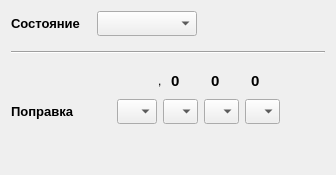
          <widget class="QWidget" name="tab_FRQMetering">
           <attribute name="title">
            <string>Частотомер</string>
           </attribute>
           <layout class="QVBoxLayout" name="verticalLayout_3">
            <item>
             <layout class="QHBoxLayout" name="horizontalLayout_11">
              <item>
               <widget class="QLabel" name="labelFrqMeteringStatus">
                <property name="minimumSize">
                 <size>
                  <width>80</width>
                  <height>25</height>
                 </size>
                </property>
                <property name="maximumSize">
                 <size>
                  <width>80</width>
                  <height>25</height>
                 </size>
                </property>
                <property name="font">
                 <font>
                  <pointsize>10</pointsize>
                  <weight>75</weight>
                  <bold>true</bold>
                 </font>
                </property>
                <property name="text">
                 <string>Состояние</string>
                </property>
               </widget>
              </item>
              <item>
               <widget class="QComboBox" name="comboBoxFrqMeteringState">
                <property name="minimumSize">
                 <size>
                  <width>100</width>
                  <height>25</height>
                 </size>
                </property>
                <property name="maximumSize">
                 <size>
                  <width>100</width>
                  <height>25</height>
                 </size>
                </property>
                <property name="font">
                 <font>
                  <pointsize>10</pointsize>
                  <weight>75</weight>
                  <bold>true</bold>
                 </font>
                </property>
               </widget>
              </item>
              <item>
               <spacer name="horizontalSpacer_10">
                <property name="orientation">
                 <enum>Qt::Horizontal</enum>
                </property>
                <property name="sizeHint" stdset="0">
                 <size>
                  <width>40</width>
                  <height>20</height>
                 </size>
                </property>
               </spacer>
              </item>
             </layout>
            </item>
            <item>
             <widget class="Line" name="line_3">
              <property name="minimumSize">
               <size>
                <width>0</width>
                <height>20</height>
               </size>
              </property>
              <property name="maximumSize">
               <size>
                <width>16777215</width>
                <height>20</height>
               </size>
              </property>
              <property name="orientation">
               <enum>Qt::Horizontal</enum>
              </property>
             </widget>
            </item>
            <item>
             <layout class="QHBoxLayout" name="horizontalLayout_18">
              <item>
               <widget class="QLabel" name="labelFrqMeteringCorrection_2">
                <property name="minimumSize">
                 <size>
                  <width>100</width>
                  <height>25</height>
                 </size>
                </property>
                <property name="maximumSize">
                 <size>
                  <width>100</width>
                  <height>25</height>
                 </size>
                </property>
                <property name="font">
                 <font>
                  <pointsize>10</pointsize>
                  <weight>75</weight>
                  <bold>true</bold>
                 </font>
                </property>
                <property name="text">
                 <string/>
                </property>
               </widget>
              </item>
              <item>
               <widget class="QLabel" name="label_28">
                <property name="minimumSize">
                 <size>
                  <width>35</width>
                  <height>25</height>
                 </size>
                </property>
                <property name="maximumSize">
                 <size>
                  <width>35</width>
                  <height>25</height>
                 </size>
                </property>
                <property name="font">
                 <font>
                  <pointsize>11</pointsize>
                  <weight>75</weight>
                  <bold>true</bold>
                 </font>
                </property>
                <property name="text">
                 <string/>
                </property>
                <property name="alignment">
                 <set>Qt::AlignCenter</set>
                </property>
               </widget>
              </item>
              <item>
               <widget class="QLabel" name="label_5">
                <property name="minimumSize">
                 <size>
                  <width>7</width>
                  <height>0</height>
                 </size>
                </property>
                <property name="text">
                 <string>,</string>
                </property>
               </widget>
              </item>
              <item>
               <widget class="QLabel" name="label_31">
                <property name="minimumSize">
                 <size>
                  <width>34</width>
                  <height>25</height>
                 </size>
                </property>
                <property name="maximumSize">
                 <size>
                  <width>35</width>
                  <height>25</height>
                 </size>
                </property>
                <property name="font">
                 <font>
                  <pointsize>11</pointsize>
                  <weight>75</weight>
                  <bold>true</bold>
                 </font>
                </property>
                <property name="text">
                 <string>0</string>
                </property>
                <property name="alignment">
                 <set>Qt::AlignLeading|Qt::AlignLeft|Qt::AlignVCenter</set>
                </property>
               </widget>
              </item>
              <item>
               <widget class="QLabel" name="label_29">
                <property name="minimumSize">
                 <size>
                  <width>34</width>
                  <height>25</height>
                 </size>
                </property>
                <property name="maximumSize">
                 <size>
                  <width>35</width>
                  <height>25</height>
                 </size>
                </property>
                <property name="font">
                 <font>
                  <pointsize>11</pointsize>
                  <weight>75</weight>
                  <bold>true</bold>
                 </font>
                </property>
                <property name="text">
                 <string>0</string>
                </property>
                <property name="alignment">
                 <set>Qt::AlignLeading|Qt::AlignLeft|Qt::AlignVCenter</set>
                </property>
               </widget>
              </item>
              <item>
               <widget class="QLabel" name="label_30">
                <property name="minimumSize">
                 <size>
                  <width>34</width>
                  <height>25</height>
                 </size>
                </property>
                <property name="maximumSize">
                 <size>
                  <width>35</width>
                  <height>25</height>
                 </size>
                </property>
                <property name="font">
                 <font>
                  <pointsize>11</pointsize>
                  <weight>75</weight>
                  <bold>true</bold>
                 </font>
                </property>
                <property name="text">
                 <string>0</string>
                </property>
                <property name="alignment">
                 <set>Qt::AlignLeading|Qt::AlignLeft|Qt::AlignVCenter</set>
                </property>
               </widget>
              </item>
              <item>
               <spacer name="horizontalSpacer_24">
                <property name="orientation">
                 <enum>Qt::Horizontal</enum>
                </property>
                <property name="sizeHint" stdset="0">
                 <size>
                  <width>40</width>
                  <height>20</height>
                 </size>
                </property>
               </spacer>
              </item>
             </layout>
            </item>
            <item>
             <layout class="QHBoxLayout" name="horizontalLayout_12">
              <item>
               <widget class="QLabel" name="labelFrqMeteringCorrection">
                <property name="minimumSize">
                 <size>
                  <width>100</width>
                  <height>25</height>
                 </size>
                </property>
                <property name="maximumSize">
                 <size>
                  <width>100</width>
                  <height>25</height>
                 </size>
                </property>
                <property name="font">
                 <font>
                  <pointsize>10</pointsize>
                  <weight>75</weight>
                  <bold>true</bold>
                 </font>
                </property>
                <property name="text">
                 <string>Поправка</string>
                </property>
               </widget>
              </item>
              <item>
               <widget class="QComboBox" name="comboBoxFrqMeteringSign">
                <property name="minimumSize">
                 <size>
                  <width>35</width>
                  <height>25</height>
                 </size>
                </property>
                <property name="maximumSize">
                 <size>
                  <width>40</width>
                  <height>25</height>
                 </size>
                </property>
                <property name="font">
                 <font>
                  <pointsize>10</pointsize>
                  <weight>75</weight>
                  <bold>true</bold>
                 </font>
                </property>
               </widget>
              </item>
              <item>
               <widget class="QComboBox" name="comboBoxFrqMeteringNum1">
                <property name="minimumSize">
                 <size>
                  <width>35</width>
                  <height>25</height>
                 </size>
                </property>
                <property name="maximumSize">
                 <size>
                  <width>35</width>
                  <height>25</height>
                 </size>
                </property>
                <property name="font">
                 <font>
                  <pointsize>10</pointsize>
                  <weight>75</weight>
                  <bold>true</bold>
                 </font>
                </property>
               </widget>
              </item>
              <item>
               <widget class="QComboBox" name="comboBoxFrqMeteringNum01">
                <property name="minimumSize">
                 <size>
                  <width>35</width>
                  <height>25</height>
                 </size>
                </property>
                <property name="maximumSize">
                 <size>
                  <width>35</width>
                  <height>25</height>
                 </size>
                </property>
                <property name="font">
                 <font>
                  <pointsize>10</pointsize>
                  <weight>75</weight>
                  <bold>true</bold>
                 </font>
                </property>
               </widget>
              </item>
              <item>
               <widget class="QComboBox" name="comboBoxFrqMeteringNum001">
                <property name="minimumSize">
                 <size>
                  <width>35</width>
                  <height>25</height>
                 </size>
                </property>
                <property name="maximumSize">
                 <size>
                  <width>35</width>
                  <height>25</height>
                 </size>
                </property>
                <property name="font">
                 <font>
                  <pointsize>10</pointsize>
                  <weight>75</weight>
                  <bold>true</bold>
                 </font>
                </property>
               </widget>
              </item>
              <item>
               <spacer name="horizontalSpacer_11">
                <property name="orientation">
                 <enum>Qt::Horizontal</enum>
                </property>
                <property name="sizeHint" stdset="0">
                 <size>
                  <width>40</width>
                  <height>20</height>
                 </size>
                </property>
               </spacer>
              </item>
             </layout>
            </item>
            <item>
             <spacer name="verticalSpacer_2">
              <property name="orientation">
               <enum>Qt::Vertical</enum>
              </property>
              <property name="sizeHint" stdset="0">
               <size>
                <width>20</width>
                <height>40</height>
               </size>
              </property>
             </spacer>
            </item>
           </layout>
          </widget>
